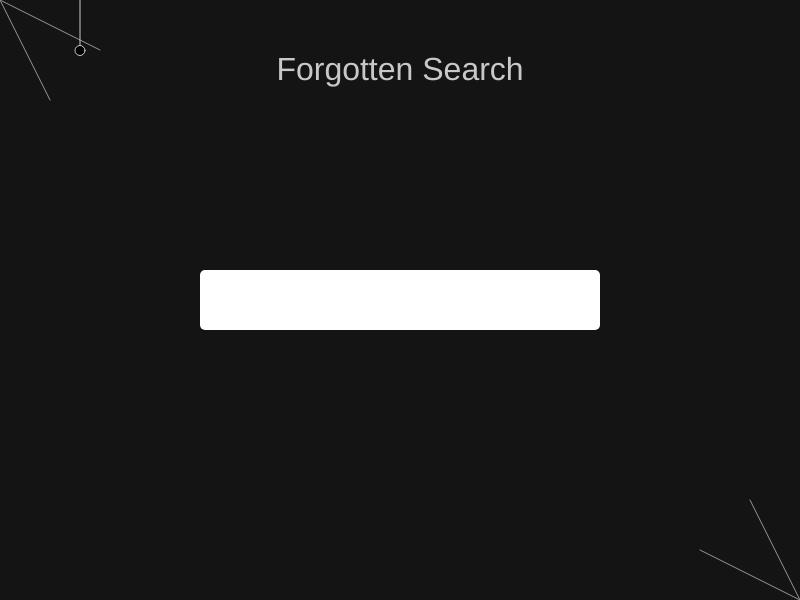
Frame 1 (no input)
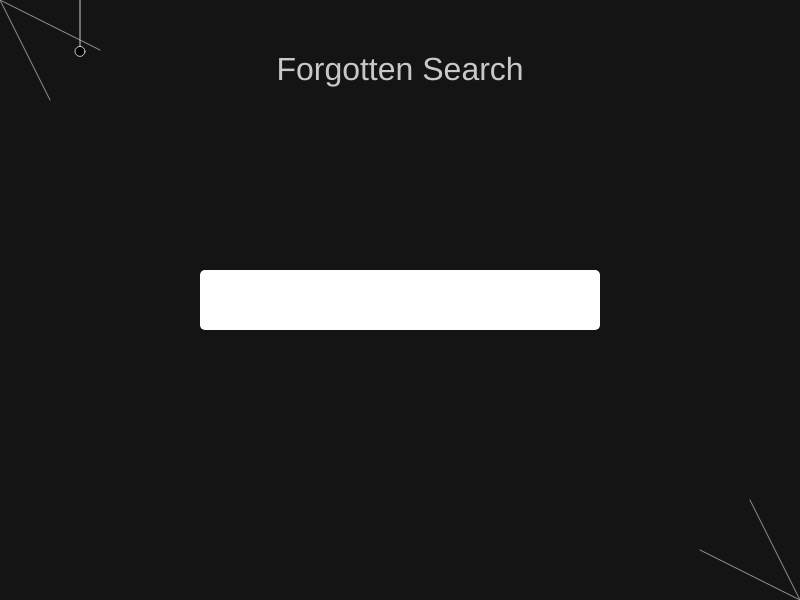
Frame 60 (no input)
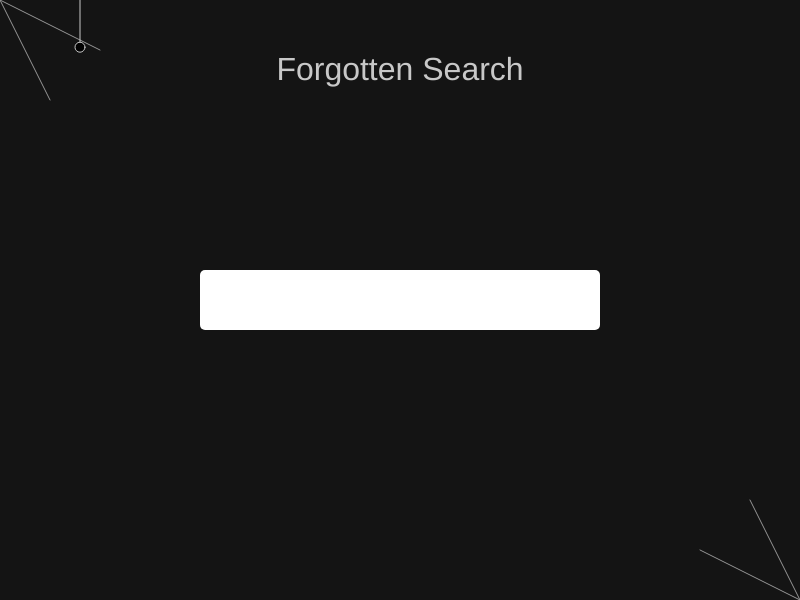
Frame 120 (the mouse pressed at the canvas centre since frame 60)

The p5.js sketch that drew these frames (run headless with seeded random() and noise() and a simulated clock; from frame 60 on, the mouse is pressed at the canvas centre):

// p5.js sketch
// ── sketch.js
let mainPage;

function setup() {
    createCanvas(800, 600);
    mainPage = new MainPage();
}

function draw() {
    background(20);
    mainPage.display();
}

// ── MainPage.js
function keyPressed() {
    mainPage.handleKeyPressed(key, keyCode);
}

function mousePressed() {
    mainPage.handleMousePressed(mouseX, mouseY);
}

class MainPage {
    constructor() {
        this.textrecord = "";      // user input
        this.displayText = "";     // what is shown in box

        this.narratives = [
            "Searching...",
            "Nothing was found.",
            "But something found you.",
            "Welcome."
        ];

        this.narrativeIndex = 0;
        this.typingIndex = 0;
        this.isTyping = false;
        this.isNarrating = false;

        this.frameCounter = 0;
        this.showButton = false;
    }

    display() {
        this.titleDisplay();
        this.drawCobweb();
        this.drawSpider();
        this.searchBox();
        this.handleNarrative();
        this.drawButton();
    }

    // ---------------------------
    // INPUT HANDLING
    // ---------------------------
    handleKeyPressed(k, code) {
        // If narrative is running, ignore typing
        if (this.isNarrating) return;

        if (code === ENTER) {
            this.startNarrative();
        } else if (code === BACKSPACE) {
            this.textrecord = this.textrecord.slice(0, -1);
        } else if (k.length === 1) {
            this.textrecord += k;
        }
    }

    startNarrative() {
        this.isNarrating = true;
        this.displayText = "";
        this.narrativeIndex = 0;
        this.typingIndex = 0;
        this.isTyping = true;
    }

    handleMousePressed(mx, my) {
        if (!this.showButton) return;

        let x = width / 2 - 75;
        let y = height / 2 + 60;
        let w = 150;
        let h = 40;

        if (mx > x && mx < x + w && my > y && my < y + h) {
            console.log("Go to next page");
            // future: switch page here
        }
    }

    // ---------------------------
    // DISPLAY ELEMENTS
    // ---------------------------
    titleDisplay() {
        fill(200);
        textAlign(CENTER);
        textSize(32);
        text("Forgotten Search", width / 2, 80);
    }

    drawCobweb() {
        stroke(150);

        line(0, 0, 100, 50);
        line(0, 0, 50, 100);

        line(width, height, width - 100, height - 50);
        line(width, height, width - 50, height - 100);

        noStroke();
    }

    drawSpider() {
        let x = 80;
        let y = 50 + sin(frameCount * 0.05) * 10;

        stroke(200);
        line(x, 0, x, y);

        fill(0);
        ellipse(x, y, 10, 10);
        noStroke();
    }

    searchBox() {
        fill(255);
        rect(width / 2 - 200, height / 2 - 30, 400, 60, 5);

        fill(0);
        textAlign(LEFT);
        textSize(16);

        let textToShow = this.isNarrating ? this.displayText : this.textrecord;
        text(textToShow, width / 2 - 190, height / 2 + 5);
    }

    // ---------------------------
    // NARRATIVE SYSTEM
    // ---------------------------
    handleNarrative() {
        if (!this.isNarrating) return;

        this.frameCounter++;
        if (this.frameCounter % 3 !== 0) return;

        let fullText = this.narratives[this.narrativeIndex];

        if (this.isTyping) {
            if (this.typingIndex < fullText.length) {
                this.displayText += fullText[this.typingIndex];
                this.typingIndex++;
            } else {
                this.isTyping = false;
            }
        } else {
            if (this.displayText.length > 0) {
                this.displayText = this.displayText.slice(0, -1);
            } else {
                this.isTyping = true;
                this.typingIndex = 0;
                this.narrativeIndex++;

                if (this.narrativeIndex >= this.narratives.length) {
                    this.isNarrating = false;
                    this.showButton = true;
                }
            }
        }
    }

    drawButton() {
        if (!this.showButton) return;

        fill(100);
        rect(width / 2 - 75, height / 2 + 60, 150, 40, 5);

        fill(255);
        textAlign(CENTER);
        text("Enter", width / 2, height / 2 + 85);
    }
}
